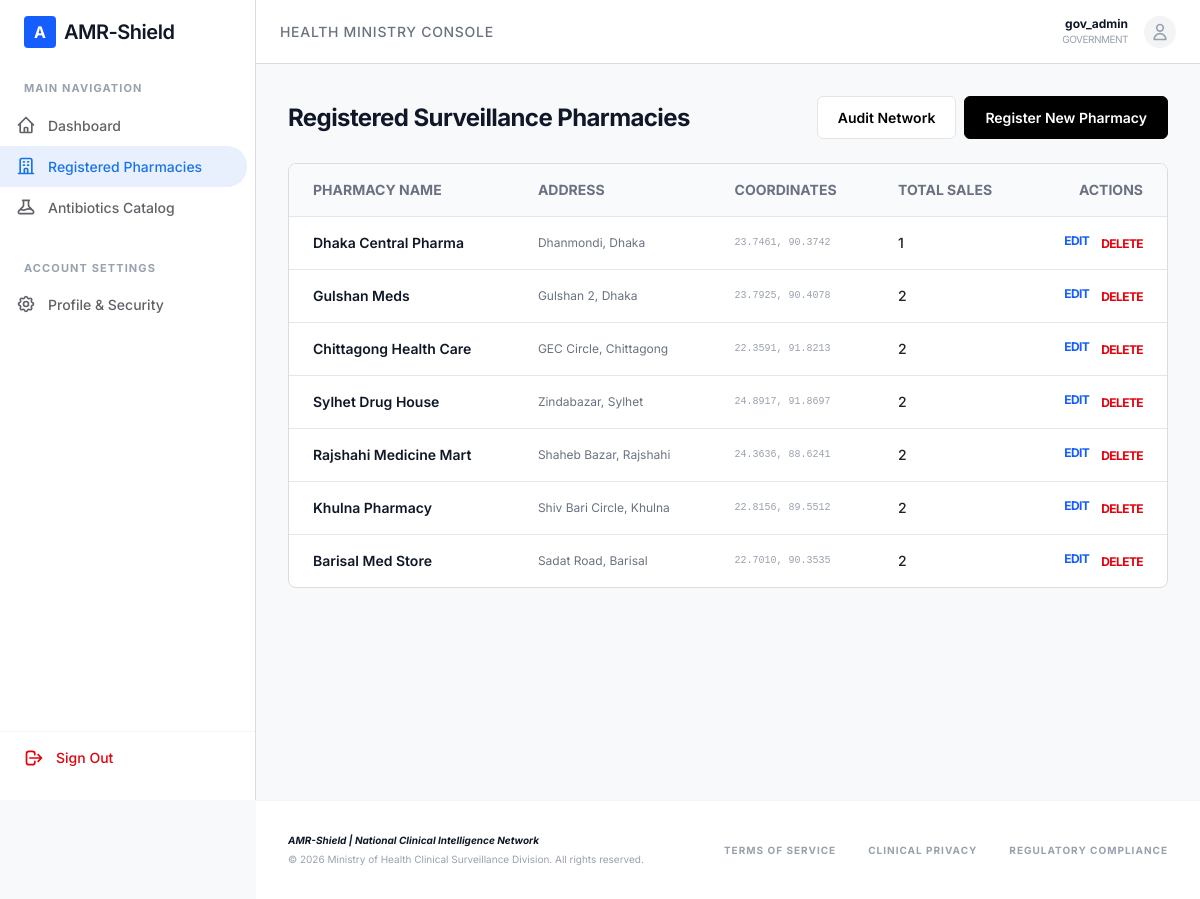
Page /government/pharmacies/ (signed in) on the committed database.
### core/models/accounts.py (models this page shows, shortened)
class User(AbstractUser):
    ROLE_CHOICES = (
        ('PHARMACY', 'Pharmacy'),
        ('INDIVIDUAL', 'Individual'),
        ('GOVERNMENT', 'Government'),
    )
    role = models.CharField(max_length=20, choices=ROLE_CHOICES, default='INDIVIDUAL')
    latitude = models.FloatField(null=True, blank=True)
    longitude = models.FloatField(null=True, blank=True)

class PharmacyProfile(models.Model):
    user = models.OneToOneField(User, on_delete=models.CASCADE, related_name='pharmacy_profile')
    name = models.CharField(max_length=255)
    address = models.TextField()
    latitude = models.FloatField()
    longitude = models.FloatField()

### core/views/management.py (the view)
@login_required
@role_required('GOVERNMENT')
def pharmacy_list(request):
    form = PharmacyCreateForm()
    if request.method == 'POST' and request.POST.get('action') == 'add':
        form = PharmacyCreateForm(request.POST)
        if form.is_valid():
            form.save()
            return redirect('pharmacy_list')
    return render(request, 'core/management/pharmacy_list.html', {
        'pharmacies': PharmacyProfile.objects.select_related('user').annotate(sales_count=Count('sales')),
        'form': form
    })

### templates/core/management/pharmacy_list.html (shortened to what this page needs)
{% extends "base.html" %}
{% block content %}
<div class="space-y-6">
    <div class="flex justify-between items-center">
        <h1 class="text-2xl font-bold text-gray-900 tracking-tight">Registered Surveillance Pharmacies</h1>
        <div class="flex gap-2">
            <button class="btn-secondary">Audit Network</button>
            <button class="btn-primary" onclick="toggleAddForm()">Register New Pharmacy</button>
        </div>
    </div>
    <div class="data-card overflow-hidden">
        <table class="w-full text-left text-sm">
            <thead class="bg-gray-50 text-gray-500 uppercase font-bold border-b border-gray-200">
                <tr>
                    <th class="px-6 py-4">Pharmacy Name</th>
                    <th class="px-6 py-4">Address</th>
                    <th class="px-6 py-4">Coordinates</th>
                    <th class="px-6 py-4">Total Sales</th>
                    <th class="px-6 py-4 text-right">Actions</th>
                </tr>
            </thead>
            <tbody class="divide-y divide-gray-200">
                {% for p in pharmacies %}
                <tr class="hover:bg-gray-50 transition-colors">
                    <td class="px-6 py-4 font-semibold text-gray-900">{{ p.name }}</td>
                    <td class="px-6 py-4 text-gray-500 text-xs">{{ p.address }}</td>
                    <td class="px-6 py-4 font-mono text-[10px] text-gray-400">{{ p.latitude|stringformat:".4f" }}, {{ p.longitude|stringformat:".4f" }}</td>
                    <td class="px-6 py-4 font-medium">{{ p.sales_count }}</td>
                    <td class="px-6 py-4 text-right flex justify-end gap-3">
                        <a href="{% url 'pharmacy_edit' p.id %}" class="text-blue-600 hover:underline font-bold text-xs uppercase tracking-tighter">Edit</a>
                        <form method="post" action="{% url 'pharmacy_delete' p.id %}" onsubmit="return confirm('Delete this pharmacy and all its data? This cannot be undone.')" class="inline">
                            <button type="submit" class="text-red-600 hover:underline font-bold text-xs uppercase tracking-tighter">Delete</button>
                        </form>
                    </td>
                </tr>
                {% endfor %}
            </tbody>
        </table>
    </div>
</div>
{% endblock %}

### templates/base.html (shortened to what this page needs)
<!DOCTYPE html>
<html lang="en">
<head>
    <script src="https://unpkg.com/@tailwindcss/browser@4"></script>
    <link rel="stylesheet" href="https://cdnjs.cloudflare.com/ajax/libs/font-awesome/6.5.1/css/all.min.css">
    <link rel="stylesheet" href="https://unpkg.com/leaflet@1.9.4/dist/leaflet.css"
/>
</head>
<body class="antialiased">
    {% with url_name=request.resolver_match.url_name %}
    {% if user.is_authenticated and url_name != 'landing_page' %}
        <aside class="sidebar py-4 flex flex-col">
            <div class="px-6 mb-8 flex items-center gap-2">
                <div class="w-8 h-8 bg-blue-600 rounded flex items-center justify-center text-white font-bold">A</div>
                <span class="text-xl font-semibold text-gray-900 tracking-tight">AMR-Shield</span>
            </div>
            <nav class="flex-grow">
                <div class="px-6 text-[11px] font-bold text-gray-400 uppercase tracking-widest mb-2">Main Navigation</div>
                <a href="{% url 'dashboard_redirect' %}" class="sidebar-link ">
                    <svg class="w-5 h-5 mr-3" fill="none" stroke="currentColor" viewBox="0 0 24 24"><path stroke-linecap="round" stroke-linejoin="round" stroke-width="2" d="M3 12l2-2m0 0l7-7 7 7M5 10v10a1 1 0 001 1h3m10-11l2 2m-2-2v10a1 1 0 01-1 1h-3m-6 0a1 1 0 001-1v-4a1 1 0 011-1h2a1 1 0 011 1v4a1 1 0 001 1m-6 0h6"></path></svg>
                    Dashboard
                </a>
                {% if user.role == 'GOVERNMENT' %}
                <a href="{% url 'pharmacy_list' %}" class="sidebar-link {% if 'pharmacy_list' in url_name or 'pharmacy_edit' in url_name %}active{% endif %}">
                    <svg class="w-5 h-5 mr-3" fill="none" stroke="currentColor" viewBox="0 0 24 24"><path stroke-linecap="round" stroke-linejoin="round" stroke-width="2" d="M19 21V5a2 2 0 00-2-2H7a2 2 0 00-2 2v16m14 0h2m-2 0h-5m-9 0H3m2 0h5M9 7h1m-1 4h1m4-4h1m-1 4h1m-5 10v-5a1 1 0 011-1h2a1 1 0 011 1v5m-4 0h4"></path></svg>
                    Registered Pharmacies
                </a>
                <a href="{% url 'antibiotic_list' %}" class="sidebar-link {% if 'antibiotic_list' in url_name or 'antibiotic_edit' in url_name %}active{% endif %}">
                    Antibiotics Catalog
                </a>
                {% endif %}
                <div class="px-6 text-[11px] font-bold text-gray-400 uppercase tracking-widest mt-8 mb-2">Account Settings</div>
                <a href="{% url 'profile_settings' %}" class="sidebar-link {% if url_name == 'profile_settings' %}active{% endif %}">
                    Profile & Security
                </a>
            </nav>
            <div class="px-6 py-4 border-t border-gray-100">
                <form action="{% url 'logout' %}" method="post">
                    <button type="submit" class="flex items-center text-sm font-medium text-red-600 hover:text-red-700">
                        <svg class="w-5 h-5 mr-3" fill="none" stroke="currentColor" viewBox="0 0 24 24"><path stroke-linecap="round" stroke-linejoin="round" stroke-width="2" d="M17 16l4-4m0 0l-4-4m4 4H7m6 4v1a3 3 0 01-3 3H6a3 3 0 01-3-3V7a3 3 0 013-3h4a3 3 0 013 3v1"></path></svg>
                        Sign Out
                    </button>
                </form>
            </div>
        </aside>
        <header class="admin-header fixed top-0 left-0 right-0 z-50 flex justify-between items-center px-6 ml-[256px]">
            <div class="flex items-center gap-4">
                <h2 class="text-sm font-medium text-gray-500 uppercase tracking-wider">
                    {% if user.role == 'PHARMACY' %}Pharmacy Terminal{% elif user.role == 'GOVERNMENT' %}Health Ministry Console{% else %}Patient Portal{% endif %}
                </h2>
            </div>
            <div class="flex items-center gap-4">
                <div class="text-right">
                    <div class="text-xs font-bold text-gray-900">{{ user.username }}</div>
                    <div class="text-[10px] text-gray-400 uppercase tracking-tighter">{{ user.role }}</div>
                </div>
                <div class="w-8 h-8 bg-gray-100 rounded-full flex items-center justify-center text-gray-400">
                    <svg class="w-5 h-5" fill="none" stroke="currentColor" viewBox="0 0 24 24"><path stroke-linecap="round" stroke-linejoin="round" stroke-width="2" d="M16 7a4 4 0 11-8 0 4 4 0 018 0zM12 14a7 7 0 00-7 7h14a7 7 0 00-7-7z"></path></svg>
                </div>
            </div>
        </header>
        <main class="main-content">
            <div class="p-8">
                {% block content %}{% endblock %}
            </div>
        </main>
    {% else %}
        <main class="full-layout">
            {% block guest_content %}{% endblock %}
        </main>
    {% endif %}
    <footer class="{% if user.is_authenticated and url_name != 'landing_page' %}ml-[256px]{% endif %} p-8 text-[10px] text-gray-400 border-t border-gray-100 bg-white">
        <div class="max-w-7xl mx-auto flex flex-col md:flex-row justify-between items-center gap-4">
            <div class="text-center md:text-left">
                <p class="font-bold text-gray-900 mb-1 italic">AMR-Shield | National Clinical Intelligence Network</p>
                <p>&copy; 2026 Ministry of Health Clinical Surveillance Division. All rights reserved.</p>
            </div>
            <div class="flex gap-8 uppercase tracking-widest font-bold">
                <a href="#" class="hover:text-blue-600 transition-colors">Terms of Service</a>
                <a href="#" class="hover:text-blue-600 transition-colors">Clinical Privacy</a>
                <a href="#" class="hover:text-blue-600 transition-colors">Regulatory Compliance</a>
            </div>
        </div>
    </footer>
    {% endwith %}
</body>
</html>

### templates/base.html (style rules this page uses)
body { background-color: #f8f9fa; color: #202124; font-family: 'Inter', sans-serif; overflow-x: hidden; }
.sidebar-link { display: flex; items-center: center; padding: 10px 16px; color: #5f6368; font-size: 14px; font-weight: 500; border-radius: 0 20px 20px 0; margin-right: 8px; transition: all 0.2s; }
.sidebar-link.active { background-color: #e8f0fe; color: #1a73e8; }
.data-card { background: #ffffff; border: 1px solid #dadce0; border-radius: 8px; }
.admin-header { background: #ffffff; border-bottom: 1px solid #dadce0; height: 64px; }
.sidebar { width: 256px; background: #ffffff; border-right: 1px solid #dadce0; height: 100vh; position: fixed; left: 0; top: 0; z-index: 100; }
.main-content { margin-left: 256px; min-height: 100vh; padding-top: 64px; }
.btn-primary { background: #000000; color: #ffffff; padding: 10px 20px; border-radius: 6px; font-weight: 600; font-size: 14px; border: 1px solid #000000; transition: all 0.2s; cursor: pointer; display: inline-flex; align-items: center; justify-content: center; }
.btn-secondary { background: #ffffff; color: #000000; border: 1px solid #e5e5e5; padding: 10px 20px; border-radius: 6px; font-weight: 600; font-size: 14px; transition: all 0.2s; cursor: pointer; display: inline-flex; align-items: center; justify-content: center; }

### rows in the picture
User: username "gov_admin", role "GOVERNMENT"
PharmacyProfile: name "Dhaka Central Pharma", address "Dhanmondi, Dhaka", latitude "23.7461", longitude "90.3742", sales_count "1"
PharmacyProfile: name "Gulshan Meds", address "Gulshan 2, Dhaka", latitude "23.7925", longitude "90.4078", sales_count "2"
PharmacyProfile: name "Chittagong Health Care", address "GEC Circle, Chittagong", latitude "22.3591", longitude "91.8213", sales_count "2"
PharmacyProfile: name "Sylhet Drug House", address "Zindabazar, Sylhet", latitude "24.8917", longitude "91.8697", sales_count "2"
PharmacyProfile: name "Rajshahi Medicine Mart", address "Shaheb Bazar, Rajshahi", latitude "24.3636", longitude "88.6241", sales_count "2"
PharmacyProfile: name "Khulna Pharmacy", address "Shiv Bari Circle, Khulna", latitude "22.8156", longitude "89.5512", sales_count "2"
PharmacyProfile: name "Barisal Med Store", address "Sadat Road, Barisal", latitude "22.7010", longitude "90.3535", sales_count "2"
